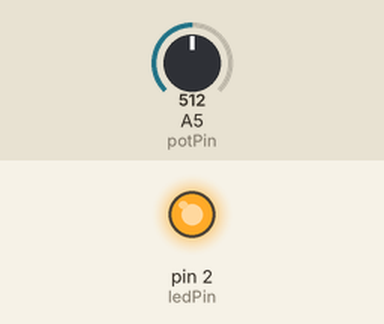
Simulated run of this sketch. Board: Arduino Uno, built with avr-gcc and run on an emulated ATmega328P. Parts: output pins drawn as LEDs (lit = HIGH). The inputs (shaded band) are chosen by the test bench; at power-on: A5 (potPin) = 512.

Above: at 1.2 s.
1.3 s: A5 (potPin) set to 499
At 1.6 s:
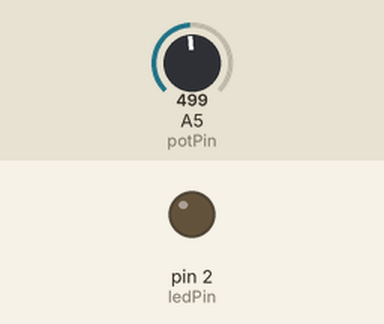
2.8 s: A5 (potPin) set to 716
At 4.0 s:
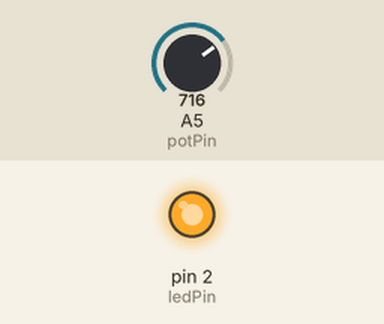
4.3 s: A5 (potPin) set to 511
At 5.1 s:
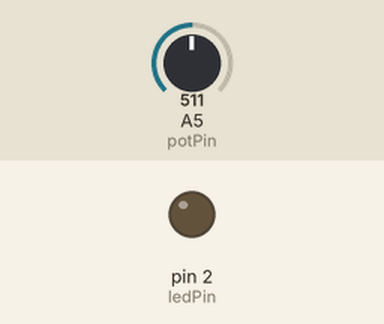
Timing chart, 0 to 7.3 s (numbered marks = the images above; inputs shaded):
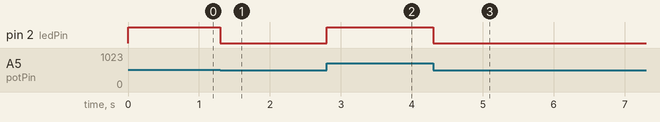

Measured:
- the behaviour switches between 512 and 511 on A5 (potPin) (found by bisection; images 0 and 1)
- after the input at 1.3 s, pin 2 (ledPin): HIGH → LOW at once
- after the input at 2.8 s, pin 2 (ledPin): LOW → HIGH at once
- after the input at 4.3 s, pin 2 (ledPin): HIGH → LOW at once

The sketch:

c3a_PotBrightness.ino
```cpp
const int ledPin = 2;
const int potPin = A5;


void setup() {

  pinMode(ledPin, OUTPUT);
  pinMode(potPin, INPUT);
}


void loop() {
  int brightness =  analogRead(potPin)/4;
  analogWrite(ledPin, brightness);
}
```
